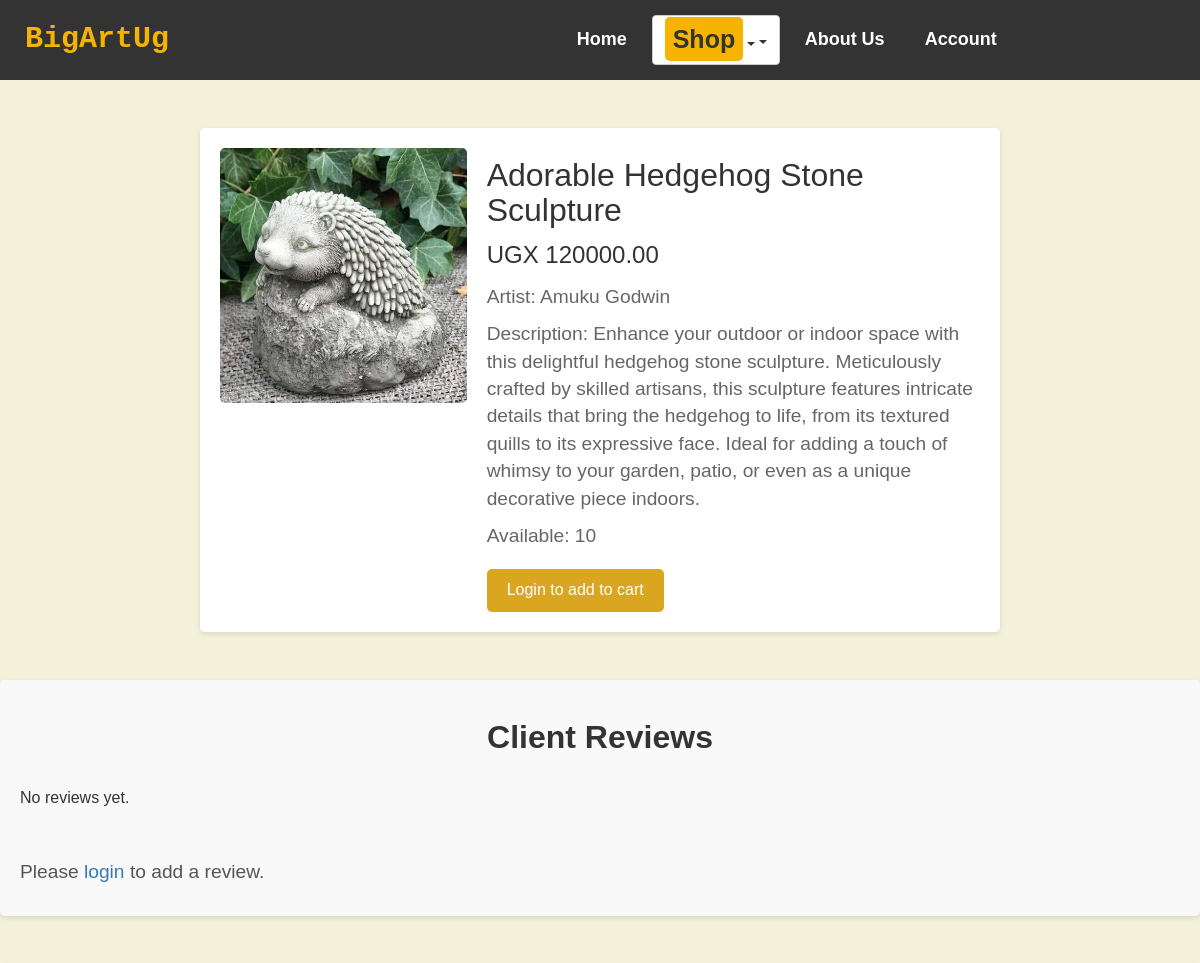
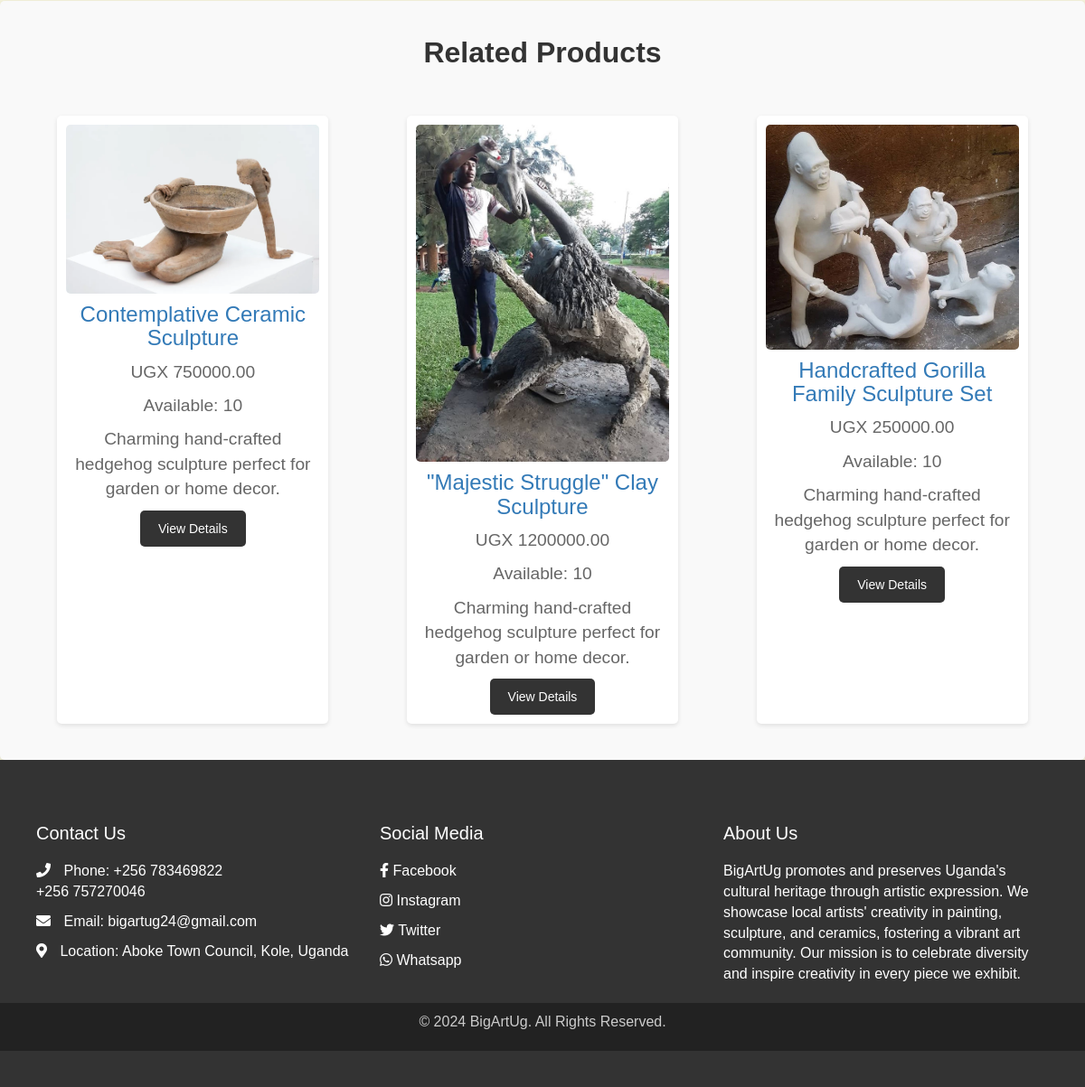
Screenshot of /product/4/ with the database file from the repository (2 pictures, top to bottom).
### bigArt/models.py (models this page shows, shortened)
class Product(models.Model):
    category = models.ForeignKey(Category, on_delete=models.CASCADE)
    product_name = models.CharField(max_length=255)
    unit_price = models.DecimalField(max_digits=10, decimal_places=2)
    artist = models.CharField(max_length=200, default='Amuku Godwin')
    quantity = models.IntegerField(null=True, blank=True)
    short_description = models.TextField(blank=True, null=True)
    description = models.TextField()
    image = models.ImageField(upload_to='products/')

### bigArt/views.py (the view)
# urls.py: path('product/<int:product_id>/', views.product_detail, name='product_detail'),
def product_detail(request, product_id):
    product = get_object_or_404(Product, pk=product_id)
    reviews = product.reviews.all()  # Get all reviews related to this product
    related_products = Product.objects.filter(category=product.category).exclude(id=product.id)[:4]
    context = {
        'product': product,
        'reviews': reviews,
        'related_products': related_products
    }
    return render(request, 'bigArt/product_details.html', context)

### bigArt/templates/bigArt/product_details.html (shortened to what this page needs)
{% extends "bigArt/base.html" %}
{% load static %}
{% block content %}
<div class="product-details">
    <div class="product-image">
        {% if product.image %}
            <img src="{{ product.image.url }}" alt="{{ product.product_name }}">
        {% endif %}
    </div>
    <div class="product-info">
        <h2>{{ product.product_name }}</h2>
        <p class="price">UGX {{ product.unit_price }}</p>
        <p>Artist: {{ product.artist }}</p>
        <p>Description: {{ product.description }}</p>
        <p>Available: {{ product.quantity }}</p>
        {% if product.quantity > 0 %}
            {% if user.is_authenticated %}
                <button onclick="addToCart('{{ product.id }}', '{{ product.product_name }}', '{{ product.unit_price }}', {{ product.quantity }})" class="btn-custom">Add to Cart</button>
            {% else %}
                <button onclick="window.location.href='{% url 'login' %}'" class="btn-custom">Login to add to cart</button>
            {% endif %}
        {% else %}
            <button disabled class="btn-custom">Out of Stock</button>
        {% endif %}
    </div>
</div>
<div class="reviews-section">
    <h2>Client Reviews</h2>
    <ul>
        {% for review in reviews %}
            <li>
                <p><strong>{{ review.user_name }}</strong> says:</p>
                <p>{{ review.comment }}</p>
                <p><small>Posted on {{ review.created_at | date:"F d, Y H:i:s" }}</small></p>
            </li>
        {% empty %}
            <li>No reviews yet.</li>
        {% endfor %}
    </ul>
    {% if user.is_authenticated %}
        <h3>Add Your Review</h3>
        <form method="post" action="{% url 'add_review' product.id %}">
            {% csrf_token %}
            <textarea name="comment" rows="4" placeholder="Write your review..." required></textarea><br>
            <button type="submit">Submit Review</button>
        </form>
    {% else %}
        <p>Please <a href="{% url 'login' %}">login</a> to add a review.</p>
    {% endif %}
</div>
{% if related_products %}
    <div class="related-products-section">
        <h2>Related Products</h2>
        <div class="product-list">
            {% for related_product in related_products %}
                <div class="product-item">
                    <a href="{% url 'product_detail' related_product.id %}">
                        <img src="{{ related_product.image.url }}" alt="{{ related_product.product_name }}">
                        <h3>{{ related_product.product_name }}</h3>
                        <p class="price">UGX {{ related_product.unit_price }}</p>
                        <p>Available: {{ product.quantity }}</p>
                        <p> {{ product.short_description }}</p>
                    </a>
                    <a href="{% url 'product_detail' related_product.id %}" class="btn btn-custom">View Details</a>
                </div>
            {% endfor %}
        </div>
    </div>
{% endif %}
{% endblock %}

### bigArt/static/css/index.css (style rules this page uses)
body { font-family: Arial, sans-serif; margin: 0; padding: 0; box-sizing: border-box; background-color: #f3f1da; }

### bigArt/static/css/base.css (style rules this page uses)
body { font-family: Arial, sans-serif; margin: 0; padding: 0; box-sizing: border-box; background-color: #f3f1da; }

### bigArt/static/css/sign.css (style rules this page uses)
body { margin: 0; padding: 0; font-family: Arial, sans-serif; font-size: 10px; }

### bigArt/static/css/login.css (style rules this page uses)
body { margin: 0; padding: 0; font-family: Arial, sans-serif; }

### bigArt/static/css/contact.css (style rules this page uses)
body { margin: 0; padding: 0; font-family: Arial, sans-serif; }

### bigArt/templates/bigArt/base.html (style rules this page uses)
body { font-family: Arial, sans-serif; font-size: 16px; margin: 0; padding: 0; box-sizing: border-box; background-color: #f3f1da; }

### bigArt/templates/bigArt/product_details.html (style rules this page uses)
.product-details { max-width: 800px; margin: 0 auto; margin-top: 8em; margin-bottom: 3em; padding: 20px; background-color: #fff; border-radius: 5px; box-shadow: 0 2px 5px rgba(0, 0, 0, 0.1); display: flex; }
.product-details .product-image { flex: 1; margin-right: 20px; }
.product-details .product-image img { max-width: 100%; height: auto; border-radius: 5px; }
.product-details .product-info { flex: 2; }
.product-details h2 { font-size: 2em; margin: 10px 0; }
.product-details p { font-size: 1.2em; color: #666; }
.product-details .price { font-size: 1.5em; color: #333; }
.product-details .btn-custom { background-color: goldenrod; color: white; border: none; padding: 10px 20px; font-size: 1em; cursor: pointer; border-radius: 5px; margin-top: 10px; }
.product-item .btn-custom { padding: 10px 20px; background-color: #333; color: #fff; border: none; border-radius: 5px; cursor: pointer; text-decoration: none; display: inline-block; transition: background-color 0.3s ease; }
.reviews-section { margin-top: 3em; margin-bottom: 3em; padding: 20px; background-color: #f9f9f9; border-radius: 5px; box-shadow: 0 2px 5px rgba(0, 0, 0, 0.1); }
.reviews-section h2 { font-size: 2em; margin-bottom: 1em; color: #333; text-align: center; font-weight: 700; }
.reviews-section ul { list-style-type: none; padding: 0; }
.reviews-section li { margin-bottom: 2em; border-bottom: 1px solid #ccc; padding-bottom: 1em; }
.reviews-section li:last-child { border-bottom: none; }
.reviews-section p { font-size: 1.2em; color: #555; }
.related-products-section { margin-top: 3em; padding: 20px; background-color: #f9f9f9; border-radius: 5px; box-shadow: 0 2px 5px rgba(0, 0, 0, 0.1); }
.related-products-section h2 { font-size: 2em; margin-bottom: 1em; color: #333; text-align: center; font-weight: 700; }
.related-products-section .product-list { display: flex; flex-wrap: wrap; justify-content: space-around; }
.related-products-section .product-item { width: 300px; margin: 20px; padding: 10px; background-color: #fff; border-radius: 5px; box-shadow: 0 2px 5px rgba(0, 0, 0, 0.1); text-align: center; }
.related-products-section .product-item img { max-width: 100%; height: auto; border-radius: 5px; }
.related-products-section .product-item h3 { font-size: 1.5em; margin: 10px 0; }
.related-products-section .product-item p { font-size: 1.2em; color: #666; }

### rows the page displays
Product: image (picture), product_name "Adorable Hedgehog Stone Sculpture", unit_price "120000.00", artist "Amuku Godwin", description "Enhance your outdoor or indoor space with this delightful hedgehog stone sculpture. Meticulously crafted by skilled artisans, this sculpture features intricate details that bring the hedgehog to life, from its textured quills to its expressive face. Ideal for adding a touch of whimsy to your garden, patio, or even as a unique decorative piece indoors.", quantity "10", short_description "Charming hand-crafted hedgehog sculpture perfect for garden or home decor."
Product: image (picture), product_name "Contemplative Ceramic Sculpture", unit_price "750000.00"
Product: image (picture), product_name "\"Majestic Struggle\" Clay Sculpture", unit_price "1200000.00"
Product: image (picture), product_name "Handcrafted Gorilla Family Sculpture Set", unit_price "250000.00"
